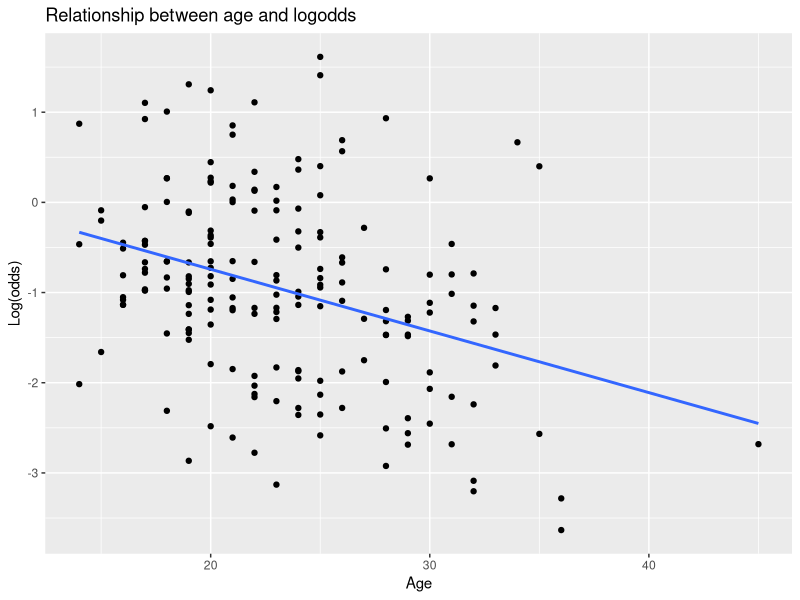
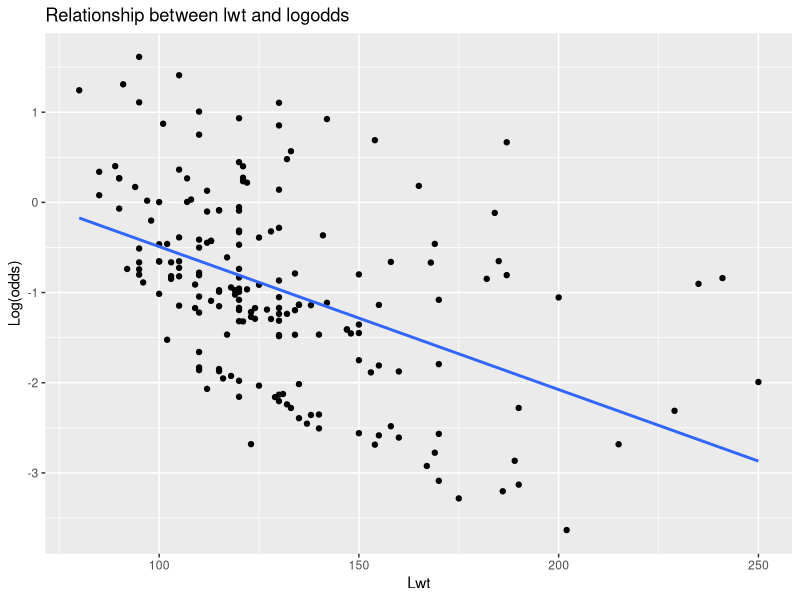
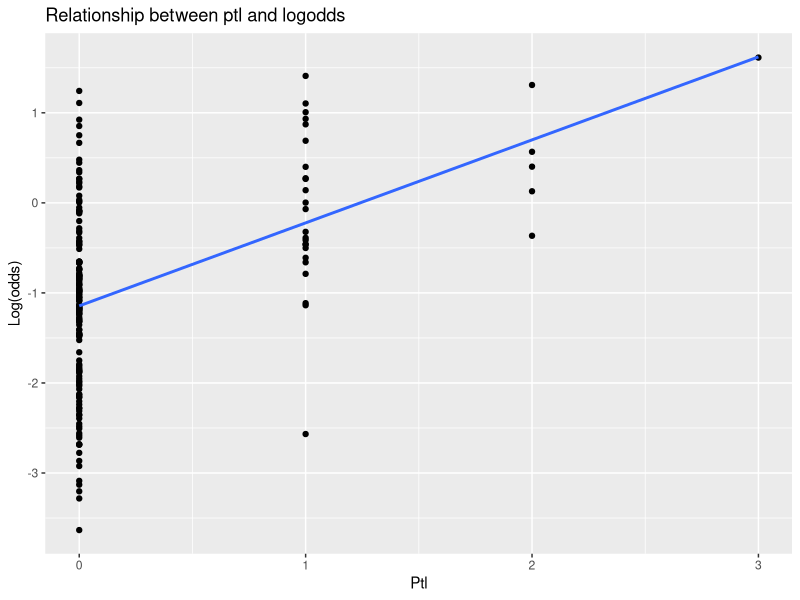
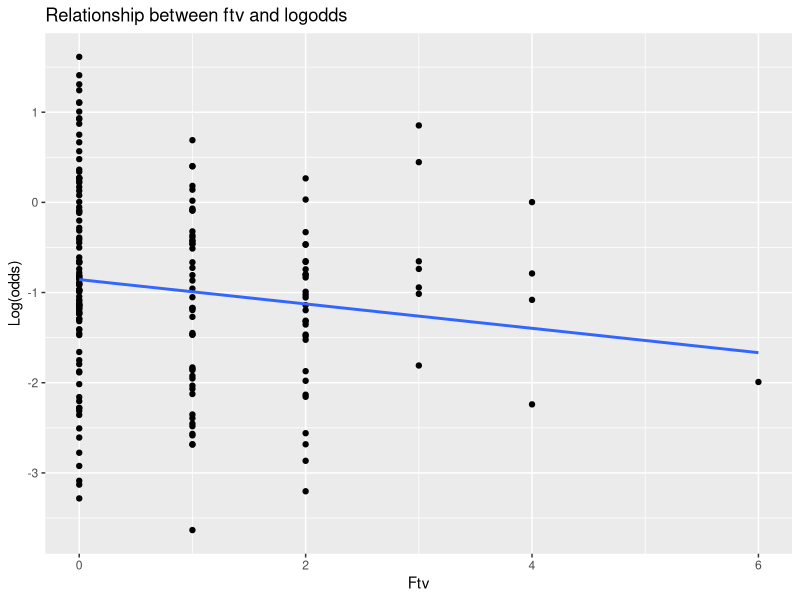

The R script that drew these images, in order:
## ---- chunk 1
# The `here` package uses a heuristic to find your project's root directory
# based on certain criteria (like the presence of a `.Rproj` file,
# a `.git` directory, or a `.here` file).
# Therefore, the directory returned by here() is not necessary equal
# to the current working directory returned by getwd().

# Parameter 'relative_path' should be the relative path
# from the directory returned by here() to the parent directory
# of the files you are working with.
# This directory will be set as the working directory.
set_working_directory <- function(relative_path) {
  library(here)
  path_to_working_directory <- file.path(here(), relative_path)
  if(getwd() != path_to_working_directory) {
    setwd(path_to_working_directory)
  }
  return(getwd())
}

# The working direcotry is only changed if the code is not run in RStudio
isRStudio <- Sys.getenv("RSTUDIO") == "1"
if (!isRStudio) {
  # Change relative path accordingly to your working directory
  print(set_working_directory("ue2"))
}
## ---- chunk 2
library(readxl)
birthwt <- read_excel("birthwt.xlsx")

# data structure
str(birthwt)
summary(birthwt)

# check for missing or inplausible values
sum(is.na(birthwt)+sum(birthwt$age == 0)+sum(birthwt$lwt == 0))

## ---- chunk 3
# transform into factors and set levels
birthwt$low[birthwt$low==0] = "neg"
birthwt$low[birthwt$low==1] = "pos"
birthwt$low <- as.factor(birthwt$low)
birthwt$race <- as.factor(birthwt$race)
birthwt$smoke <- as.factor(birthwt$smoke)
birthwt$ht <- as.factor(birthwt$ht)
birthwt$ui <- as.factor(birthwt$ui)
## ---- chunk 4
# first logistic regression model
model <- glm(low ~ age + lwt + race + smoke + ptl + ht + ui + ftv, 
             data = birthwt, family = binomial)

summary(model)
confint(model) # 95% confidence intervals
## ---- chunk 5
# odds of coefficients
odds <- exp(model$coefficients)
exp(confint(model))

# data for evaluation
test.data<- birthwt

# data for prediction
pred.data <- data.frame(age = 38, lwt = 68, race = 1, smoke = 0, ptl = 2, ht = 0, ui = 0, ftv = 1)
# convert kg to pounds
pred.data$lwt <- pred.data$lwt * 2.20462

# transform factors
pred.data$race <- as.factor(pred.data$race)
pred.data$smoke <- as.factor(pred.data$smoke)
pred.data$ht <- as.factor(pred.data$ht)
pred.data$ui <- as.factor(pred.data$ui)

  
library(tidyverse)

# predict probabilities
probabilities <- model %>% predict(test.data, type = "response")

# calculate logodds 
logodds <- model %>% predict(test.data, type = "link") 

# predict classes 
predicted.classes <- ifelse(probabilities > 0.5, "pos", "neg")

# Accuracy of the model
mean(predicted.classes == test.data$low)

op<-data.frame(logodds=logodds,
               odds=exp(logodds),
               probabilities=probabilities)

# check for linearity between logodds and metric predictor values

# age vs logodds
ggplot(test.data, aes(x = age, y = logodds)) +
  geom_point() +
  geom_smooth(method = "lm", se = FALSE) +
  labs(title = "Relationship between age and logodds",
       x = "Age",
       y = "Log(odds)")

# lwt vs logodds
ggplot(test.data, aes(x = lwt, y = logodds)) +
  geom_point() +
  geom_smooth(method = "lm", se = FALSE) +
  labs(title = "Relationship between lwt and logodds",
       x = "Lwt",
       y = "Log(odds)")

# ptl vs logodds
ggplot(test.data, aes(x = ptl, y = logodds)) +
  geom_point() +
  geom_smooth(method = "lm", se = FALSE) +
  labs(title = "Relationship between ptl and logodds",
       x = "Ptl",
       y = "Log(odds)")

# ftv vs logodds
ggplot(test.data, aes(x = ftv, y = logodds)) +
  geom_point() +
  geom_smooth(method = "lm", se = FALSE) +
  labs(title = "Relationship between ftv and logodds",
       x = "Ftv",
       y = "Log(odds)")

# Evaluate model quality

# check for multicollinearity
library(car)
vif(model)

# G?tekriterium
AIC(model)
BIC(model)

# prediction
pred.response <- predict(model, newdata = pred.data, type = "response")

